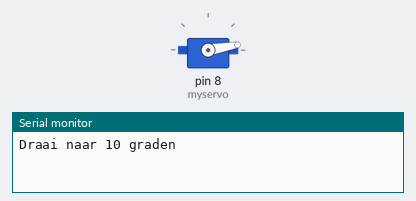
Bench run of a sketch on a simulated Arduino Uno, built with avr-gcc and run on an emulated ATmega328P. Shown: servo, the last lines printed to the serial monitor.

Above: at 0.05 s.
At 8.0 s:
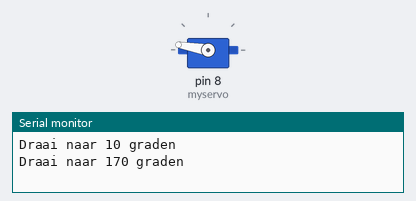
Timing chart, 0 to 10.4 s (numbered marks = the images above):
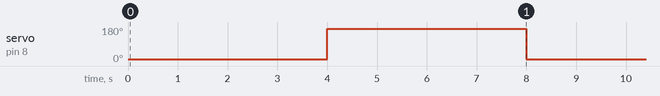

The sketch:

ServoSweep.ino
```cpp
#include <Servo.h>
Servo myservo;  // maakt een servo object aan

void setup() {
  myservo.attach(8);  // Sluit de servo aan op D8
  Serial.begin(9600);
}

void loop() {
    myservo.write(10); // draai de servo naar 10 graden
    Serial.println ("Draai naar 10 graden"); // Stuur een string naar de serial Monitor
    delay(4000);  // 4 seconde wachten

    myservo.write(170); // draai de servo naar 170 graden,
    Serial.println ("Draai naar 170 graden");  // Stuur een string naar de serial Monitor
    delay(4000); // 4 seconde wachten
}
```

Measured:
- by itself, servo on pin 8 (myservo): alternates 170° for 4.0 s and 10° for 4.0 s
